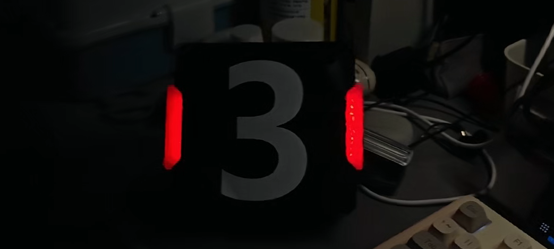
//> input picture 26智科张铭权/培训3/text.png, 554 x 249 px, given in place of video.mp4, which was not available
$ ./task2   (built with g++ and OpenCV 4)
//> lines starting //> are read from the running program, lines starting //| are printed output that depends on the picture; after the words box and inside, x2 and y2 are one past the last pixel; in counts of white or black regions, pixels touching at a corner belong together
#include <opencv2/opencv.hpp>
#include <iostream>
#include <vector>
using namespace std;
using namespace cv;

int main()
{
    VideoCapture cap("../视频/video.mp4");
    if(!cap.isOpened())
    {
        cout<<"视频无法打开"<<endl;
        return -1;
    }
    Mat frame;
    while(cap.read(frame))
    {
//> frame is the input picture: 249 rows x 554 cols, CV_8UC3; mean B, G, R 12.7, 14, 17.1
        Mat hsv;
        cvtColor(frame,hsv,COLOR_BGR2HSV);
//> hsv: 249 rows x 554 cols, CV_8UC3; mean H, S, V 67.6, 120.7, 19
        Mat mask1,mask2,red_mask;
        Scalar lower_red1=Scalar(0,120,70);
        Scalar upper_red1=Scalar(10,255,255);
        Scalar lower_red2=Scalar(170,120,70);
        Scalar upper_red2=Scalar(180,255,255);
        inRange(hsv,lower_red1,upper_red1,mask1);
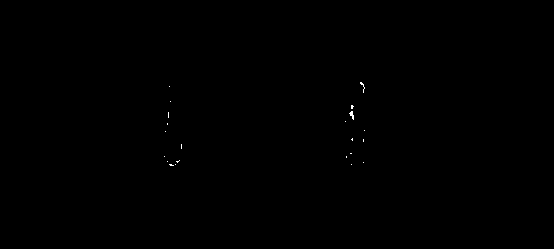
//> mask1: 249 rows x 554 cols, CV_8UC1; 0.07% white in thin lines or dots, all inside (x1, y1, x2, y2) = (164, 82, 365, 166)
        inRange(hsv,lower_red2,upper_red2,mask2);
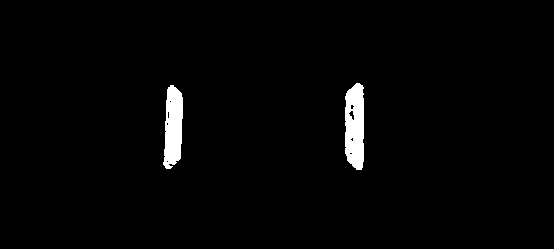
//> mask2: 249 rows x 554 cols, CV_8UC1; 2% white; 2 white regions, box (x1, y1, x2, y2) and area: (345, 83, 364, 170) 1428, (163, 85, 183, 169) 1272
        red_mask = mask1 | mask2;
//> red_mask: 249 rows x 554 cols, CV_8UC1; 2% white; 2 white regions

        vector<vector<Point>>contours;
        vector<Vec4i>hierarchy;
        findContours(red_mask,contours,hierarchy,RETR_EXTERNAL,CHAIN_APPROX_SIMPLE);
//> contours = 2 contours; box (x1, y1, x2, y2) and area: (345, 82, 365, 170) 1398, (163, 85, 183, 169) 1214
        vector<RotatedRect> lights;

        for(int i = 0; i < contours.size(); i++)
        {
            double area = contourArea(contours[i]);
            if(area < 30)
            {
                continue;
            }
            RotatedRect r = minAreaRect(contours[i]);
            lights.push_back(r);

            Point2f pts[4];
            r.points(pts);
            for(int j=0;j<4;j++)
            {
                line(frame, pts[j], pts[(j+1)%4], Scalar(0,255,255), 2);
            }
        }
//> this loop made 2 passes
//> (area, r) on passes 1 to 2: (1214, centre (173.4, 126.7), size (83.2, 17.3), angle -87.2), (1397.5, centre (354.5, 125.5), size (87, 19), angle -90)
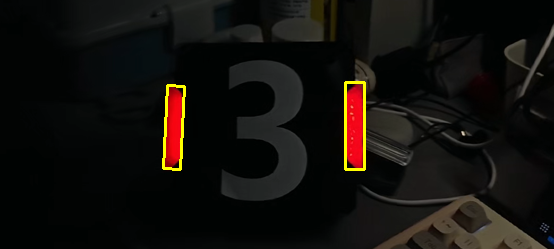
//> frame: 249 rows x 554 cols, CV_8UC3; 0.89% of pixels changed, all inside (x1, y1, x2, y2) = (162, 81, 366, 171)

        if(lights.size() == 2)
        {
            RotatedRect leftLight, rightLight;
            if(lights[0].center.x < lights[1].center.x)
            {
                leftLight = lights[0];
//> leftLight = centre (173.4, 126.7), size (83.2, 17.3), angle -87.2
                rightLight = lights[1];
//> rightLight = centre (354.5, 125.5), size (87, 19), angle -90
            }
            else
            {
                leftLight = lights[1];
                rightLight = lights[0];
            }

            Point2f l_pts[4];
            leftLight.points(l_pts);
//> l_pts = 4 Points (x, y): [180, 168.7], [162.7, 167.8], [166.7, 84.7], [184, 85.53]
            Point2f r_pts[4];
            rightLight.points(r_pts);
//> r_pts = 4 Points (x, y): [364, 169], [345, 169], [345, 82], [364, 82]


            Point2f l_out1 = l_pts[0], l_out2 = l_pts[1];
//> l_out1 = Point(180, 168.7); l_out2 = Point(162.7, 167.8)
            if(l_out1.x > l_out2.x) swap(l_out1, l_out2);
//> l_out1 = Point(162.7, 167.8); l_out2 = Point(180, 168.7)
            for(int k=2;k<4;k++)
            {
                if(l_pts[k].x < l_out1.x)
                {
                    l_out2 = l_out1;
                    l_out1 = l_pts[k];
                }
                else if(l_pts[k].x < l_out2.x)
                {
                    l_out2 = l_pts[k];
                }
            }
//> this loop made 2 passes

            Point2f P1, P4;
            if(l_out1.y < l_out2.y)
            {
                P1 = l_out1;
                P4 = l_out2;
            }
            else
            {
                P1 = l_out2;
//> P1 = Point(166.7, 84.7)
                P4 = l_out1;
//> P4 = Point(162.7, 167.8)
            }


            Point2f r_out1 = r_pts[0], r_out2 = r_pts[1];
//> r_out1 = Point(364, 169); r_out2 = Point(345, 169)
            if(r_out1.x < r_out2.x) swap(r_out1, r_out2);
            for(int k=2;k<4;k++)
            {
                if(r_pts[k].x > r_out1.x)
                {
                    r_out2 = r_out1;
                    r_out1 = r_pts[k];
                }
                else if(r_pts[k].x > r_out2.x)
                {
                    r_out2 = r_pts[k];
                }
            }
//> this loop made 2 passes

            Point2f P2, P3;
            if(r_out1.y < r_out2.y)
            {
                P2 = r_out1;
                P3 = r_out2;
            }
            else
            {
                P2 = r_out2;
//> P2 = Point(364, 82)
                P3 = r_out1;
//> P3 = Point(364, 169)
            }


            circle(frame,P1,7,Scalar(0,255,0),-1);
            circle(frame,P2,7,Scalar(0,255,0),-1);
            circle(frame,P3,7,Scalar(0,255,0),-1);
            circle(frame,P4,7,Scalar(0,255,0),-1);

            putText(frame,"P1",Point(P1.x+8, P1.y-8),FONT_HERSHEY_SIMPLEX,0.6,Scalar(0,255,0),2);
            putText(frame,"P2",Point(P2.x+8, P2.y-8),FONT_HERSHEY_SIMPLEX,0.6,Scalar(0,255,0),2);
            putText(frame,"P3",Point(P3.x+8, P3.y+15),FONT_HERSHEY_SIMPLEX,0.6,Scalar(0,255,0),2);
            putText(frame,"P4",Point(P4.x+8, P4.y+15),FONT_HERSHEY_SIMPLEX,0.6,Scalar(0,255,0),2);


            line(frame,P1,P2,Scalar(0,255,0),2);
            line(frame,P2,P3,Scalar(0,255,0),2);
            line(frame,P3,P4,Scalar(0,255,0),2);
            line(frame,P4,P1,Scalar(0,255,0),2);
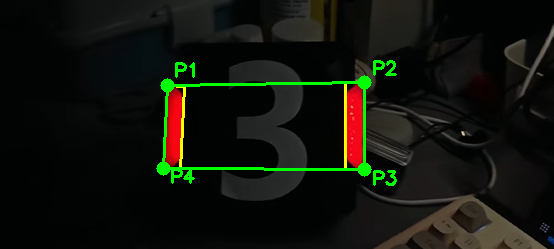
//> frame: 249 rows x 554 cols, CV_8UC3; mean B, G, R 12.4, 20, 17.2
        }

        imshow("frame",frame);
        waitKey(20);
    }

    cap.release();
    destroyAllWindows();
}
